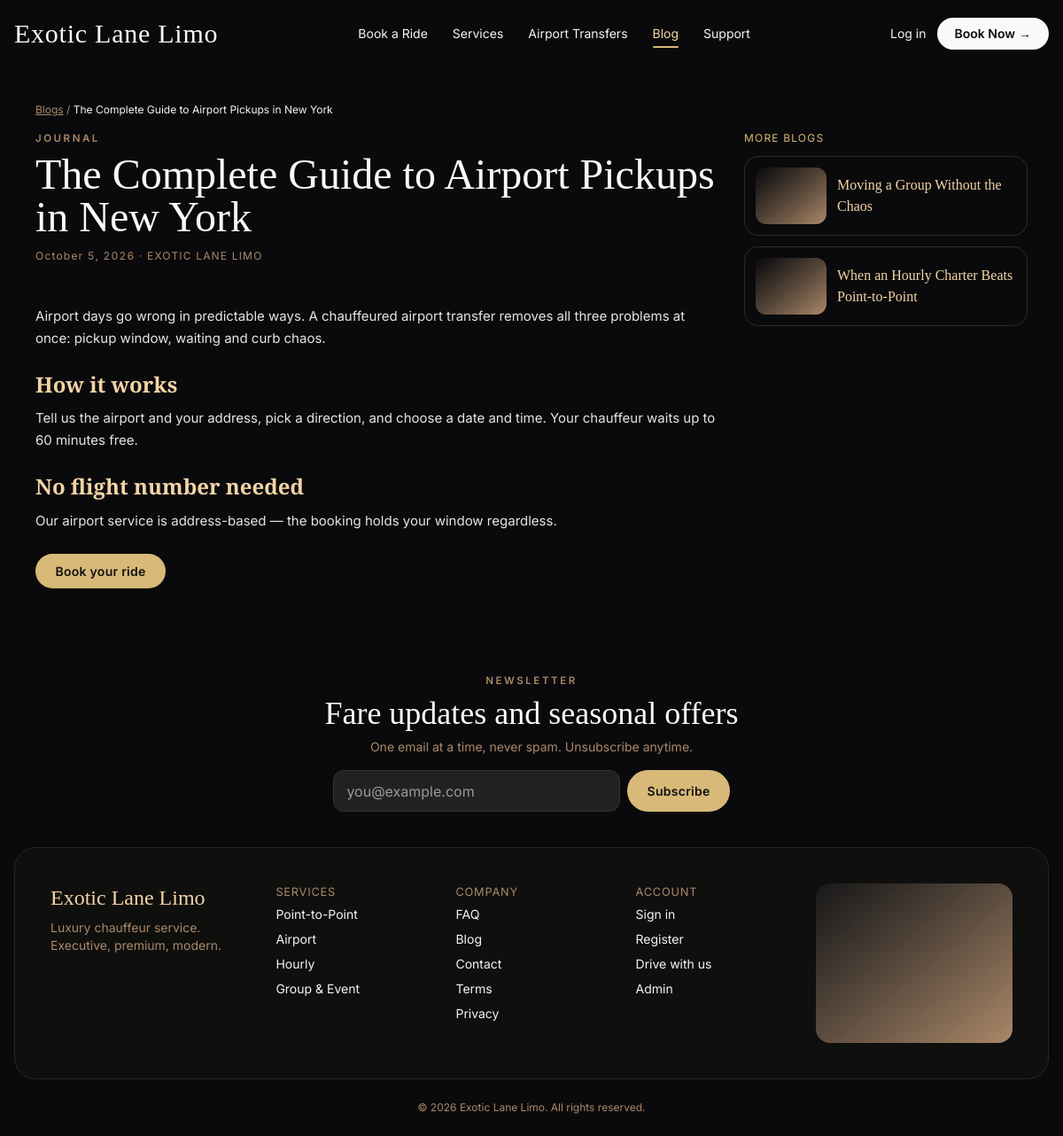
/services/blogs/read.php?slug=airport-pickup-guide, run on the app's committed database.
### tables this page shows
CREATE TABLE IF NOT EXISTS blog_posts (
  id BIGINT UNSIGNED NOT NULL AUTO_INCREMENT PRIMARY KEY,
  slug VARCHAR(150) NOT NULL,
  title VARCHAR(190) NOT NULL,
  excerpt VARCHAR(255) NULL,
  body MEDIUMTEXT NULL,
  cover VARCHAR(255) NULL,
  meta_title VARCHAR(190) NULL,
  meta_description VARCHAR(255) NULL,
  meta_keywords VARCHAR(255) NULL,
  status ENUM('draft','published') NOT NULL DEFAULT 'draft',
  published_at DATETIME NULL,
  created_at DATETIME NOT NULL DEFAULT CURRENT_TIMESTAMP,
  updated_at DATETIME NOT NULL DEFAULT CURRENT_TIMESTAMP ON UPDATE CURRENT_TIMESTAMP,
  UNIQUE KEY uq_blog_slug (slug),
  KEY idx_blog_status (status, published_at)
);

### app/Helpers/functions.php (called while the page is built, shortened)
<?php
function url(string $path = ''): string
{
    return SITE_URL . '/' . ltrim($path, '/');
}
function e(mixed $v): string
{
    return htmlspecialchars((string)($v ?? ''), ENT_QUOTES | ENT_SUBSTITUTE, 'UTF-8');
}
function cover_url(?string $cover, int $w = 1200): string
{
    $c = trim((string)$cover);
    return unsplash_url($c, $w);
}
function unsplash_url(string $photoId, int $w = 1200): string
{
    $id = trim($photoId);
    $q = $w <= 600 ? 55 : 62;
    return 'https://images.unsplash.com/' . rawurlencode($id) . '?auto=format&fit=crop&w=' . $w . '&q=' . $q;
}

### services/blogs/read.php (the view, shortened to what this page needs)
<?php
require_once __DIR__ . '/../../app/richtext.php';
$pdo = Database::pdo();
$slug = slugify(trim((string)($_GET['slug'] ?? '')));
$st = $pdo->prepare("SELECT * FROM blog_posts WHERE slug = ? AND status = 'published' LIMIT 1");
$st->execute([$slug]);
$post = $st->fetch();
$others = $pdo->prepare("SELECT slug, title, cover, published_at FROM blog_posts WHERE status = 'published' AND id != ? ORDER BY published_at DESC, id DESC LIMIT 3");
$others->execute([(int)$post['id']]);
$related = $others->fetchAll();
?>
<div class="max-w-6xl mx-auto px-4 py-10">
  <p class="text-xs"><a class="underline text-[#AB8868]" href="<?= url('services/blogs/index.php') ?>">Blogs</a> <span class="text-[#AB8868]">/</span> <span class="text-[#F5F5F3]"><?= e($post['title']) ?></span></p>
  <div class="grid lg:grid-cols-[1fr_320px] gap-8 mt-4 items-start">
    <article class="min-w-0">
      <p class="eyebrow">Journal</p>
      <h1 class="font-display text-4xl md:text-5xl text-[#F9F9F9] mt-2"><?= e($post['title']) ?></h1>
      <p class="tabular text-xs tracking-widest text-[#AB8868] mt-3"><?= e(date('F j, Y', strtotime($post['published_at'] ?? $post['created_at']))) ?> · EXOTIC LANE LIMO</p>
      <div class="mt-6 text-[15px] leading-relaxed text-[#E5E5E3] space-y-4 blog-body"><?= render_rich_text($post['body']) ?></div>
      <div class="mt-8">
        <a href="<?= url('services/booking.php') ?>" class="btn-gold rounded-full text-sm px-8 py-3">Book your ride</a>
      </div>
    </article>
    <?php if ($related): ?>
    <aside class="lg:sticky lg:top-20" aria-label="More blogs">
      <p class="tabular text-xs tracking-widest text-[#D9B978]">MORE BLOGS</p>
      <div class="mt-3 space-y-3">
        <?php foreach ($related as $r): ?>
        <a href="<?= url('services/blogs/read.php?slug=' . urlencode($r['slug'])) ?>" class="group flex items-center gap-3 rounded-2xl border border-[#2a2a2b] hover:border-[#C8A96B] p-3">
<?php $relCover = cover_url($r['cover'], 400); if ($relCover !== ''): ?>
    <span class="w-20 h-16 shrink-0 rounded-xl overflow-hidden bg-gradient-to-br from-[#0A0A0C] to-[#AB8868]">
          </span>
          <?php endif; ?>
          <span class="font-display text-base text-[#F3D4A6]"><?= e($r['title']) ?></span>
        </a>
        <?php endforeach; ?>
      </div>
    </aside>
    <?php endif; ?>
  </div>
</div>
<?php
require APP_ROOT . '/views/layouts/public.php';

### app/richtext.php (shortened to what this page needs)
<?php
function clean_html(?string $html): string
{
    $html = trim((string)$html);
    $html = preg_replace('#<(script|style|iframe|object|embed|form|input|button)\b[^>]*>.*?</\1>#is', '', $html) ?? '';
    $html = strip_tags($html, '<p><br><b><strong><i><em><u><s><a><ul><ol><li><h2><h3><h4><blockquote>');
    $html = preg_replace_callback('~<a\b([^>]*)>~i', static function (array $m): string {
        $attrs = $m[1];
        $href = '';
        if (preg_match('~\bhref\s*=\s*"([^"]*)"~i', $attrs, $h)) $href = $h[1];
        elseif (preg_match("~\bhref\s*=\s*'([^']*)'~i", $attrs, $h)) $href = $h[1];
        elseif (preg_match('~\bhref\s*=\s*([^\s>]+)~i', $attrs, $h)) $href = $h[1];
        if ($href === '' || preg_match('~^(?:https?://|mailto:|\#)~i', $href) !== 1) return '<a>';
        return '<a href="' . htmlspecialchars($href, ENT_QUOTES | ENT_HTML5, 'UTF-8') . '">';
    }, $html) ?? $html;
    return html_entity_decode($html, ENT_QUOTES | ENT_HTML5, 'UTF-8');
}
function render_rich_text(?string $html): string
{
    $html = clean_html($html);
    $html = preg_replace('#<p>(?:\s|<br\s*/?>)*</p>#i', '', $html) ?? $html;
    $html = preg_replace('#\s+style\s*=\s*("[^"]*"|\'[^\']*\')#i', '', $html) ?? $html;
    $html = preg_replace('#\s+class\s*=\s*("[^"]*"|\'[^\']*\')#i', '', $html) ?? $html;
    return $html;
}

### assets/css/app.css (style rules this page uses)
:root { --black:#0A0A0C; --deep:#0F0F0E; --charcoal:#181819; --input:#212121; --champagne:#F3D4A6; --champagne-lt:#F7E2BF; --gold:#D9B978; --gold-mute:#C8A96B; --tan:#AB8868; --ivory:#F9F9F9; --soft:#F5F5F3; --border:#E5E5E3; --cta:#F9F9F9; --cta-h:#F3D4A6; --err:#A3322F; --err-deep:#8E2B29; }
html { scroll-behavior:smooth }
body { background:var(--black);color:var(--soft); }
.font-display { font-family:"Cormorant Garamond",Georgia,serif }
.font-ui { font-family:Inter,system-ui,sans-serif }
.btn-gold { background:var(--gold);color:#111;padding:.7rem 1.4rem;font-weight:600;letter-spacing:.02em }
.eyebrow { font-size:.72rem;letter-spacing:.22em;text-transform:uppercase;color:var(--tan);font-weight:600 }
.tabular { font-variant-numeric:tabular-nums }
.blog-body>*:first-child { margin-top:0 }
.blog-body p { margin-top:.75rem }
.blog-body h2 { font-family:"Cormorant Garamond",Georgia,serif;font-size:1.5rem;line-height:1.2;color:var(--champagne);margin:1.6rem 0 .1rem;font-weight:600 }

### data on the page
blog_posts: title "The Complete Guide to Airport Pickups in New York", published_at "October 5, 2026", body "Airport days go wrong in predictable ways. A chauffeured airport transfer removes all three problems at once: pickup window, waiting and curb chaos. How it works Tell us the airport and your address, pick a direction, and choose a date and time. Your chauffeur waits up to 60 minutes free. No flight number needed Our airport service is address-based — the booking holds your window regardless."
blog_posts: title "Moving a Group Without the Chaos"
blog_posts: title "When an Hourly Charter Beats Point-to-Point"
